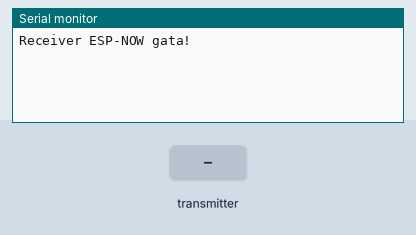
Simulated run of this sketch. Board: ESP32. On the bench: the last lines printed to the serial monitor. Inputs (shaded band) come from the test bench.

Above: at 1.2 s.
1.3 s: the transmitter starts sending gyroX = 0
At 1.66 s:
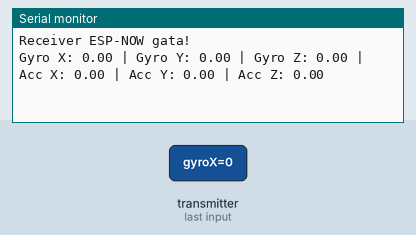
3.3 s: the transmitter starts sending gyroY = 25
At 3.66 s:
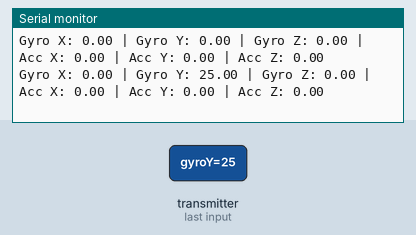
4.8 s: the transmitter starts sending gyroZ = 25
At 5.16 s:
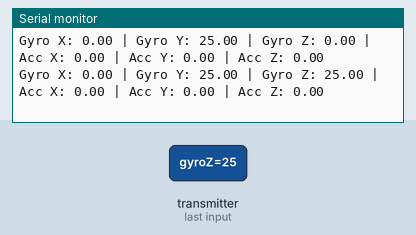
6.3 s: the transmitter starts sending accX = 25
At 6.66 s:
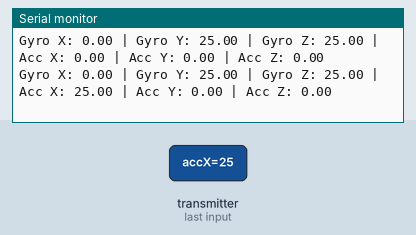
7.8 s: the transmitter starts sending accY = 25
At 8.16 s:
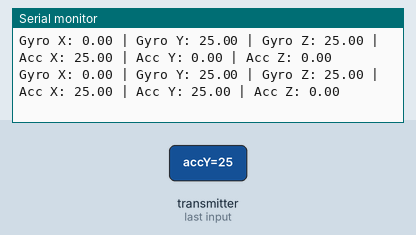
9.3 s: the transmitter starts sending accZ = 25
At 9.66 s:
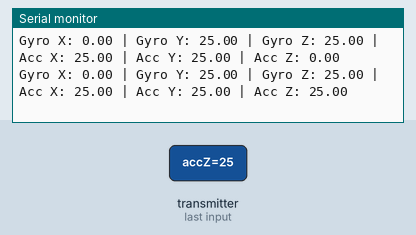

The sketch:

REC_ACC.ino
```cpp
#include <WiFi.h>
#include <esp_now.h>

// Structura pentru datele primite (inclusiv datele de la accelerometru)
typedef struct {
  float gyroX;
  float gyroY;
  float gyroZ;
  float accX;
  float accY;
  float accZ;
} SensorData;

SensorData receivedData;  // Variabilă pentru a stoca datele primite

// Callback la primirea datelor
void OnDataRecv(const esp_now_recv_info_t *info, const uint8_t *data, int len) {
  memcpy(&receivedData, data, sizeof(receivedData));  // Copiem datele primite

  // Trimitem datele prin UART la Arduino
  Serial.print("Gyro X: "); Serial.print(receivedData.gyroX);
  Serial.print(" | Gyro Y: "); Serial.print(receivedData.gyroY);
  Serial.print(" | Gyro Z: "); Serial.print(receivedData.gyroZ);
  Serial.print(" | Acc X: "); Serial.print(receivedData.accX);
  Serial.print(" | Acc Y: "); Serial.print(receivedData.accY);
  Serial.print(" | Acc Z: "); Serial.println(receivedData.accZ);
}

void setup() {
  Serial.begin(115200);  // Inițializare monitor serial pentru UART (comunicare cu Arduino)
  WiFi.mode(WIFI_STA);   // Setăm ESP32-ul în modul STA (stație)

  // Inițializare ESP-NOW
  if (esp_now_init() != ESP_OK) {
    Serial.println("Eroare la inițializarea ESP-NOW!");
    return;
  }

  // Setăm callback-ul pentru primirea datelor
  esp_now_register_recv_cb(OnDataRecv);

  Serial.println("Receiver ESP-NOW gata!");
}

void loop() {
  // Aici nu avem nevoie de cod suplimentar, deoarece receiver-ul așteaptă datele
  // care vor fi procesate de funcția de callback OnDataRecv
}
```

Measured:
- after the input at 1.3 s, the serial monitor: prints a new line after 0.05 s (image 1)
- after the input at 3.3 s, the serial monitor: prints a new line after 0.05 s (image 2)
- after the input at 4.8 s, the serial monitor: prints a new line after 0.05 s (image 3)
- after the input at 6.3 s, the serial monitor: prints a new line after 0.05 s (image 4)
- after the input at 7.8 s, the serial monitor: prints a new line after 0.05 s (image 5)
- after the input at 9.3 s, the serial monitor: prints a new line after 0.05 s (image 6)
